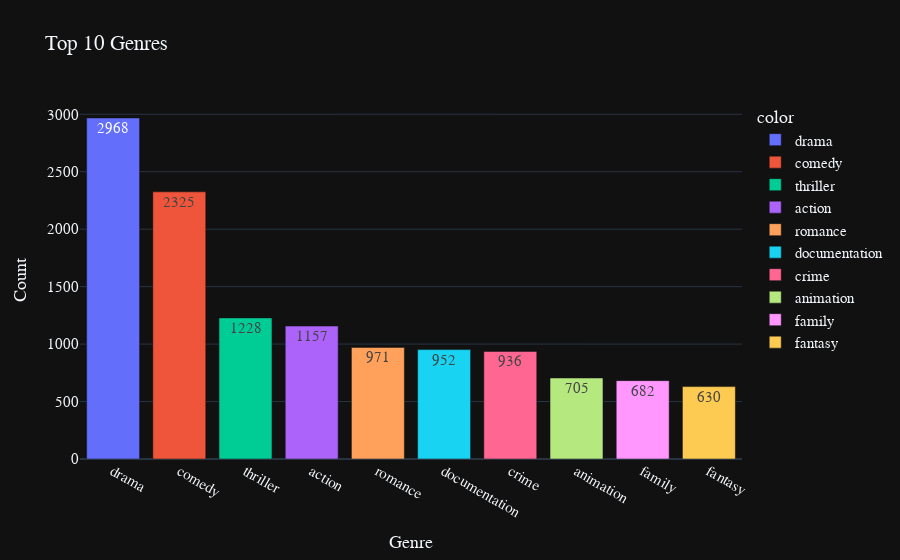

Here is the notebook cell this chart was saved with:
### Code cell
genres_fig = px.bar(y=top_10_genres.values,x=top_10_genres.index,text=top_10_genres,title="Top 10 Genres",color=top_10_genres.index,template="plotly_dark")
genres_fig.update_layout(xaxis_title="Genre",yaxis_title="Count")
genres_fig.update_layout(font = dict(size= 15, family="Franklin Gothic"))
genres_fig.show()

### Figure 1 — Plotly figure (JSON) as saved in the notebook; plotly's stock layout.template omitted (floating-point values rounded to 4 significant figures)
{"data": [{"alignmentgroup": "True", "hovertemplate": "color=drama<br>x=%{x}<br>y=%{y}<br>text=%{text}<extra></extra>", "legendgroup": "drama", "marker": {"color": "#636efa", "pattern": {"shape": ""}}, "name": "drama", "offsetgroup": "drama", "orientation": "v", "showlegend": true, "text": [2968], "textposition": "auto", "type": "bar", "x": ["drama"], "xaxis": "x", "y": [2968], "yaxis": "y"}, {"alignmentgroup": "True", "hovertemplate": "color=comedy<br>x=%{x}<br>y=%{y}<br>text=%{text}<extra></extra>", "legendgroup": "comedy", "marker": {"color": "#EF553B", "pattern": {"shape": ""}}, "name": "comedy", "offsetgroup": "comedy", "orientation": "v", "showlegend": true, "text": [2325], "textposition": "auto", "type": "bar", "x": ["comedy"], "xaxis": "x", "y": [2325], "yaxis": "y"}, {"alignmentgroup": "True", "hovertemplate": "color=thriller<br>x=%{x}<br>y=%{y}<br>text=%{text}<extra></extra>", "legendgroup": "thriller", "marker": {"color": "#00cc96", "pattern": {"shape": ""}}, "name": "thriller", "offsetgroup": "thriller", "orientation": "v", "showlegend": true, "text": [1228], "textposition": "auto", "type": "bar", "x": ["thriller"], "xaxis": "x", "y": [1228], "yaxis": "y"}, {"alignmentgroup": "True", "hovertemplate": "color=action<br>x=%{x}<br>y=%{y}<br>text=%{text}<extra></extra>", "legendgroup": "action", "marker": {"color": "#ab63fa", "pattern": {"shape": ""}}, "name": "action", "offsetgroup": "action", "orientation": "v", "showlegend": true, "text": [1157], "textposition": "auto", "type": "bar", "x": ["action"], "xaxis": "x", "y": [1157], "yaxis": "y"}, {"alignmentgroup": "True", "hovertemplate": "color=romance<br>x=%{x}<br>y=%{y}<br>text=%{text}<extra></extra>", "legendgroup": "romance", "marker": {"color": "#FFA15A", "pattern": {"shape": ""}}, "name": "romance", "offsetgroup": "romance", "orientation": "v", "showlegend": true, "text": [971], "textposition": "auto", "type": "bar", "x": ["romance"], "xaxis": "x", "y": [971], "yaxis": "y"}, {"alignmentgroup": "True", "hovertemplate": "color=documentation<br>x=%{x}<br>y=%{y}<br>text=%{text}<extra></extra>", "legendgroup": "documentation", "marker": {"color": "#19d3f3", "pattern": {"shape": ""}}, "name": "documentation", "offsetgroup": "documentation", "orientation": "v", "showlegend": true, "text": [952], "textposition": "auto", "type": "bar", "x": ["documentation"], "xaxis": "x", "y": [952], "yaxis": "y"}, {"alignmentgroup": "True", "hovertemplate": "color=crime<br>x=%{x}<br>y=%{y}<br>text=%{text}<extra></extra>", "legendgroup": "crime", "marker": {"color": "#FF6692", "pattern": {"shape": ""}}, "name": "crime", "offsetgroup": "crime", "orientation": "v", "showlegend": true, "text": [936], "textposition": "auto", "type": "bar", "x": ["crime"], "xaxis": "x", "y": [936], "yaxis": "y"}, {"alignmentgroup": "True", "hovertemplate": "color=animation<br>x=%{x}<br>y=%{y}<br>text=%{text}<extra></extra>", "legendgroup": "animation", "marker": {"color": "#B6E880", "pattern": {"shape": ""}}, "name": "animation", "offsetgroup": "animation", "orientation": "v", "showlegend": true, "text": [705], "textposition": "auto", "type": "bar", "x": ["animation"], "xaxis": "x", "y": [705], "yaxis": "y"}, {"alignmentgroup": "True", "hovertemplate": "color=family<br>x=%{x}<br>y=%{y}<br>text=%{text}<extra></extra>", "legendgroup": "family", "marker": {"color": "#FF97FF", "pattern": {"shape": ""}}, "name": "family", "offsetgroup": "family", "orientation": "v", "showlegend": true, "text": [682], "textposition": "auto", "type": "bar", "x": ["family"], "xaxis": "x", "y": [682], "yaxis": "y"}, {"alignmentgroup": "True", "hovertemplate": "color=fantasy<br>x=%{x}<br>y=%{y}<br>text=%{text}<extra></extra>", "legendgroup": "fantasy", "marker": {"color": "#FECB52", "pattern": {"shape": ""}}, "name": "fantasy", "offsetgroup": "fantasy", "orientation": "v", "showlegend": true, "text": [630], "textposition": "auto", "type": "bar", "x": ["fantasy"], "xaxis": "x", "y": [630], "yaxis": "y"}], "layout": {"barmode": "relative", "font": {"family": "Franklin Gothic", "size": 15}, "legend": {"title": {"text": "color"}, "tracegroupgap": 0}, "title": {"text": "Top 10 Genres"}, "xaxis": {"anchor": "y", "domain": [0, 1], "title": {"text": "Genre"}}, "yaxis": {"anchor": "x", "domain": [0, 1], "title": {"text": "Count"}}}}
